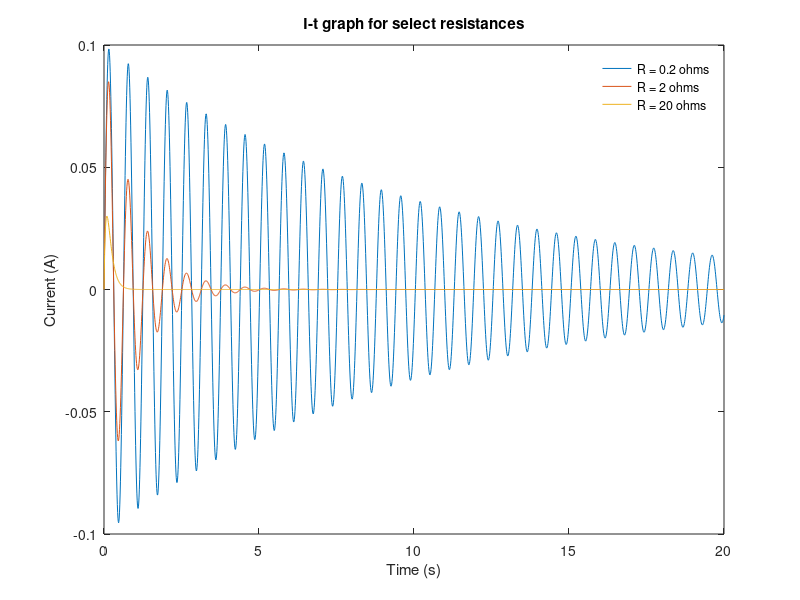

Write MATLAB code to recreate this figure.
%%%%%%%%%%%%%%%%%%%%%%%%%%%%%%%%%%%%%%
%
% Name: hw4_205288439_p2.m
%
% Description: Semi-Implicit Euler calculations in an LRC circuit.
% 
% Your name: Matthew Lacaire 
% UID: 205288439
%%%%%%%%%%%%%%%%%%%%%%%%%%%%%%%%%%%%%%
clc; close all; clear all 
%% Calculations
times = linspace(0,20,2001); %Creating 2001 "times" every 0.01 from 0 to 2000
iR1 = zeros(length(times),1); %Creating empty 2001x1 matrix for R = 0.2. 
nR1 = zeros(length(times),1);  %Same for di/dt. 
iR2 = zeros(length(times),1);   %Same as previous two, but for Resistance = 2 ohms.
nR2 = zeros(length(times),1);
iR3 = zeros(length(times),1);   %Same as before, but for R = 20 ohms.
nR3 = zeros(length(times),1);
dt = 0.01; %Step size.
L = 1; %1H inductance.
C = 0.01; %0.01F capacitance
iR1(1) = 0; %Initializing i(1); initial i value for R = 0.2 ohms.
iR2(1) = 0; %Same for R = 2 ohms
iR3(1) = 0;
nR1(1) = 1; %Initial n (di/dt) values.
nR2(1) = 1;
nR3(1) = 1;
Rvals = [0.2, 2, 20]; %Possible Resistance values.

for k = 1:length(times)-1 %For loop using semi-explicit equations (R = 0.2ohms)
        nR1(k+1) = (((-Rvals(1) / L) * nR1(k)) - (1/(L*C))*iR1(k))*dt + nR1(k); %Finding di/dt for n+1. 
        iR1(k+1) = nR1(k+1)*dt + iR1(k); %Finding i(k+1)
end
for k =1:length(times)-1 %Same for R = 2 ohms.
        nR2(k+1) = (((-Rvals(2) / L) * nR2(k)) - (1/(L*C))*iR2(k))*dt + nR2(k);
        iR2(k+1) = nR2(k+1)*dt + iR2(k);
end
for k =1:length(times)-1 %Same for R = 20 ohms.
        nR3(k+1) = (((-Rvals(3) / L) * nR3(k)) - (1/(L*C))*iR3(k))*dt + nR3(k);
        iR3(k+1) = nR3(k+1)*dt + iR3(k);
end
%% Plotting
plot(times, iR1) %Plotting for R=0.2
hold on %Making sure previous graphs aren't overwritten/erased as new ones are added.
plot(times, iR2) %Plotting R = 2
plot(times, iR3) %Plotting R = 20
legend({'R = 0.2 ohms','R = 2 ohms','R = 20 ohms'}, 'box','off') %Creating a legend, with no box around it.
title('I-t graph for select resistances')
xlabel('Time (s)')
ylabel('Current (A)')
hold off %For good coding practices, I turn off the "hold". 

%% Damping Coefficients
cof1 = (Rvals(1)/2)*sqrt(C/L); %I calculate the coefficients of damping based on the given equation.
cof2 = (Rvals(2)/2)*sqrt(C/L);
cof3 = (Rvals(3)/2)*sqrt(C/L);
fprintf('The 0.2ohm circuit has damping coefficient %.5f, 2ohm is %.5f, and 20 ohm is %.5f',cof1, cof2, cof3); 
%Printing the coefficients.